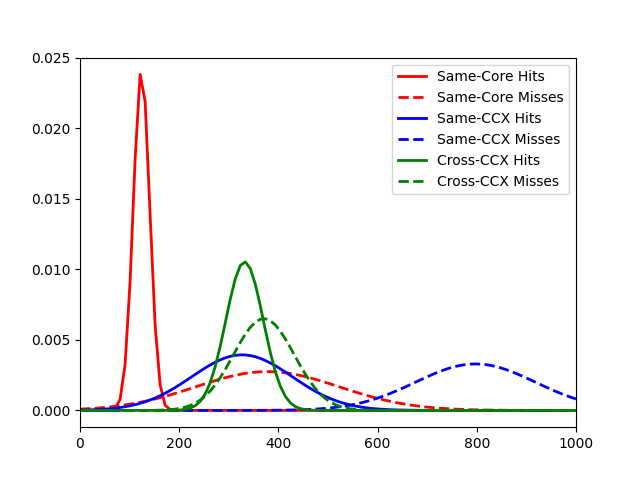

This figure's Python source:
import numpy as np
import matplotlib.pyplot as plt
from scipy.stats import norm
from sklearn import metrics

from matplotlib.ticker import NullFormatter  # useful for `logit` scale

mh2 = 124
sh2 = 16.5
mm2 = 378
sm2 = 145

mh1 = 326.70
sh1 = 101.20
mm1 = 797.34
sm1 = 121.07    

mh3 = 331.78
sh3 = 37.83 
mm3 = 370.66
sm3 = 61.30 

plt.xlim(0, 1000)
xmin, xmax = plt.xlim()
x = np.linspace(xmin, xmax, 100)

h2 = norm.pdf(x, mh2, sh2)
plt.plot(x, h2, 'r-', linewidth=2, label="Same-Core Hits")

m2 = norm.pdf(x, mm2, sm2)
plt.plot(x, m2, 'r--', linewidth=2, label="Same-Core Misses")

h1 = norm.pdf(x, mh1, sh1)
plt.plot(x, h1, 'b-', linewidth=2, label="Same-CCX Hits")

m1 = norm.pdf(x, mm1, sm1)
plt.plot(x, m1, 'b--', linewidth=2, label="Same-CCX Misses")

h3 = norm.pdf(x, mh3, sh3)
plt.plot(x, h3, 'g-', linewidth=2, label="Cross-CCX Hits")

m3 = norm.pdf(x, mm3, sm3)
plt.plot(x, m3, 'g--', linewidth=2, label="Cross-CCX Misses")

plt.legend()
plt.show()

f,(ax,ax2) = plt.subplots(1,2,sharey=True, facecolor='w')

ax.plot(x, h1, 'b-', linewidth=2, label="1kHz Hits")
ax2.plot(x, m1, 'b--', linewidth=2, label="1kHz Misses")
ax.plot(x, h2, 'r-', linewidth=2, label="10kHz Hits")
ax2.plot(x, m2, 'r--', linewidth=2, label="10kHz Misses")
ax.plot(x, h3, 'g-', linewidth=2, label="100kHz Hits")
ax2.plot(x, m3, 'g--', linewidth=2, label="100kHz Misses")

ax.set_xlim(30,55)
ax2.set_xlim(255,280)

ax.spines['right'].set_visible(False)
ax2.spines['left'].set_visible(False)
ax.yaxis.tick_left()
ax.tick_params(labelright='off')
ax2.yaxis.tick_right()

plt.legend()
plt.show()
